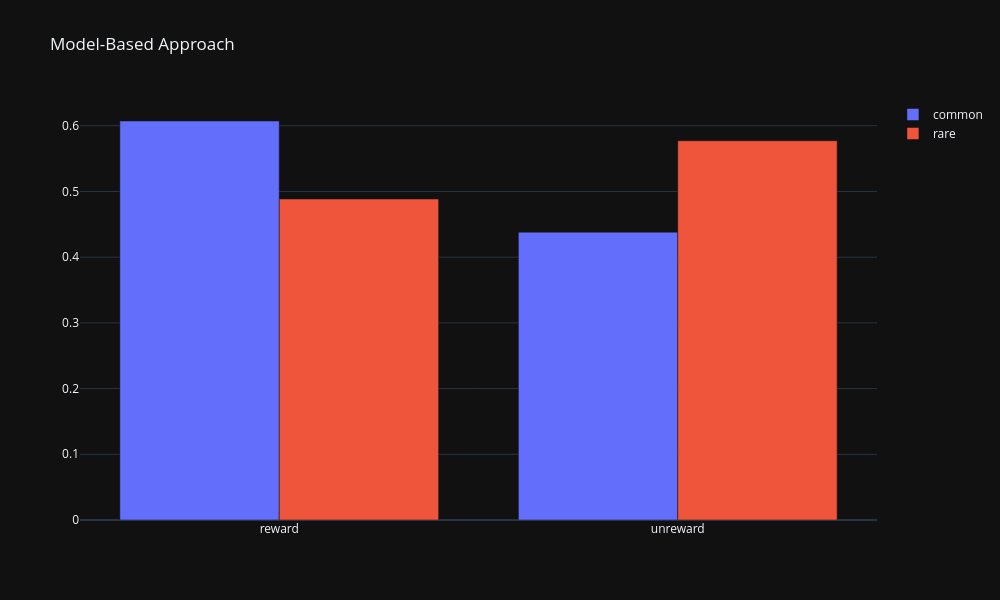

Notebook code for this chart:
### Code cell
fig = go.Figure()
fig.add_trace(go.Bar(x=["reward", "unreward"], y=[p_common_reward, p_common_unreward], name="common"))
fig.add_trace(go.Bar(x=["reward", "unreward"], y=[p_rare_reward, p_rare_unreward], name="rare"))
fig.update_layout(barmode="group", title="Model-Based Approach", width=1000, height=600)
fig.show()

### Figure 1 — Plotly figure (JSON) as saved in the notebook; plotly's stock layout.template omitted (floating-point values rounded to 4 significant figures)
{"data": [{"name": "common", "x": ["reward", "unreward"], "y": [0.6072, 0.4381], "type": "bar"}, {"name": "rare", "x": ["reward", "unreward"], "y": [0.4885, 0.5771], "type": "bar"}], "layout": {"barmode": "group", "title": {"text": "Model-Based Approach"}, "width": 1000, "height": 600}}
